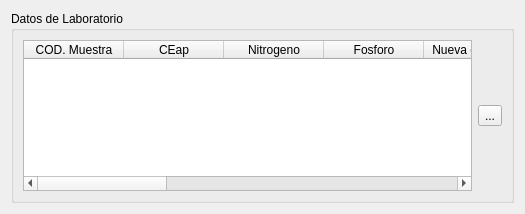
<?xml version="1.0" encoding="UTF-8"?>
<ui version="4.0">
 <class>Dialog</class>
 <widget class="QDialog" name="Dialog">
  <property name="geometry">
   <rect>
    <x>0</x>
    <y>0</y>
    <width>525</width>
    <height>214</height>
   </rect>
  </property>
  <property name="windowTitle">
   <string>Dialog</string>
  </property>
  <layout class="QGridLayout" name="gridLayout">
   <item row="1" column="0">
    <widget class="QGroupBox" name="groupBox">
     <property name="title">
      <string>Datos de Laboratorio</string>
     </property>
     <layout class="QGridLayout" name="gridLayout_2">
      <item row="0" column="0">
       <widget class="QTableWidget" name="tableWidget">
        <column>
         <property name="text">
          <string>COD. Muestra</string>
         </property>
        </column>
        <column>
         <property name="text">
          <string>CEap</string>
         </property>
        </column>
        <column>
         <property name="text">
          <string>Nitrogeno</string>
         </property>
        </column>
        <column>
         <property name="text">
          <string>Fosforo</string>
         </property>
        </column>
        <column>
         <property name="text">
          <string>Nueva columna</string>
         </property>
        </column>
        <column>
         <property name="text">
          <string>Potasio</string>
         </property>
        </column>
        <column>
         <property name="text">
          <string>PH</string>
         </property>
        </column>
        <column>
         <property name="text">
          <string>Carbon</string>
         </property>
        </column>
        <column>
         <property name="text">
          <string>Caliza</string>
         </property>
        </column>
        <column>
         <property name="text">
          <string>Calcio</string>
         </property>
        </column>
        <column>
         <property name="text">
          <string>Magnesio</string>
         </property>
        </column>
        <column>
         <property name="text">
          <string>Sodio</string>
         </property>
        </column>
        <column>
         <property name="text">
          <string>Materia Organica</string>
         </property>
        </column>
       </widget>
      </item>
      <item row="0" column="1">
       <widget class="QToolButton" name="toolButton">
        <property name="text">
         <string>...</string>
        </property>
       </widget>
      </item>
     </layout>
    </widget>
   </item>
  </layout>
 </widget>
 <resources/>
 <connections/>
</ui>
